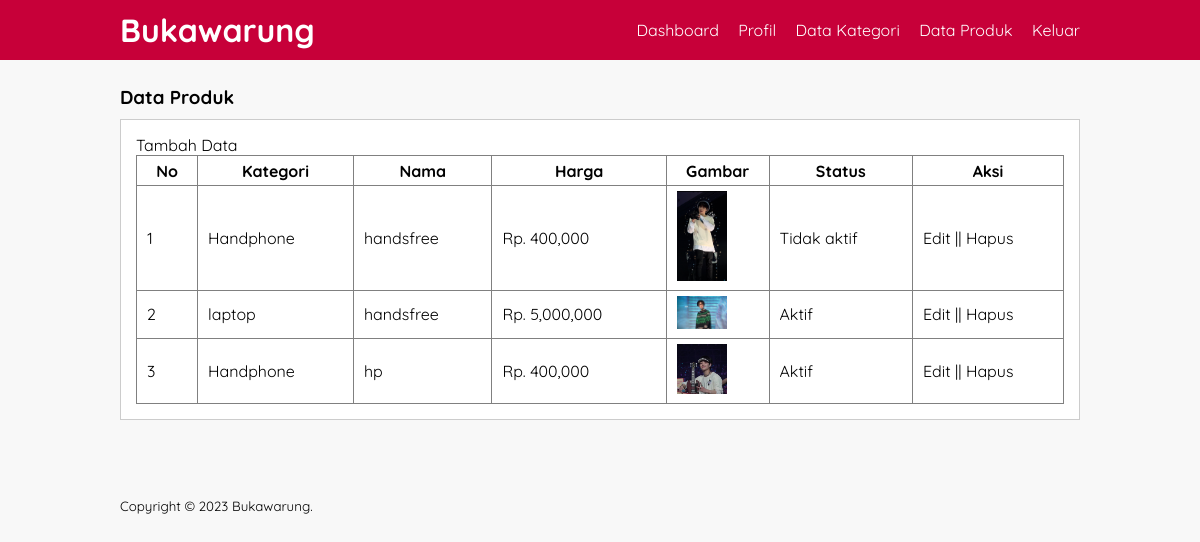
/data_produk.php (signed in), run on the app's committed database.
### tables this page shows
CREATE TABLE IF NOT EXISTS `tb_product` (
  `product_id` int(11) NOT NULL AUTO_INCREMENT,
  `category_id` int(11) NOT NULL,
  `product_name` varchar(100) NOT NULL,
  `product_price` int(20) NOT NULL,
  `product_description` text NOT NULL,
  `product_image` varchar(100) NOT NULL,
  `product_status` tinyint(1) NOT NULL,
  `date_created` timestamp NOT NULL DEFAULT CURRENT_TIMESTAMP,
  PRIMARY KEY (`product_id`),
  KEY `category_id` (`category_id`)
);

CREATE TABLE IF NOT EXISTS `tb_category` (
  `category_id` int(11) NOT NULL AUTO_INCREMENT,
  `category_name` varchar(25) NOT NULL,
  PRIMARY KEY (`category_id`)
);

### data_produk.php (the view, shortened to what this page needs)
<?php
	include 'db.php';
?>
<!DOCTYPE html>
<html>
<head>
	<link rel="stylesheet" type="text/css" href="css/style.css">
</head>
<body>
	<header>
		<div class="container">
			<h1><a href="dashboard.php">Bukawarung</a></h1>
			<ul>
				<li><a href="index.php">Dashboard</a></li>
				<li><a href="profil.php">Profil</a></li>
				<li><a href="data_kategori.php">Data Kategori</a></li>
				<li><a href="data_produk.php">Data Produk</a></li>
				<li><a href="keluar.php">Keluar</a></li>
			</ul>
		</div>
	</header>
	<div class="section">
		<div class="container">
			<h3>Data Produk</h3>
			<div class="box">
				<p><a href="tambah-produk.php">Tambah Data</a></p>
				<table border="1" cellspacing="0" class="table">
					<thead>
						<tr>
							<th width="60px">No</th>
							<th>Kategori</th>
							<th>Nama</th>
							<th>Harga</th>
							<th>Gambar</th>
							<th>Status</th>
							<th width="150px">Aksi</th>
						</tr>
					</thead>
					<tbody>
						<?php
						$no = 1;
						$produk = mysqli_query($conn, "SELECT * FROM tb_product LEFT JOIN tb_category USING (category_id) ORDER BY product_id DESC");
						if(mysqli_num_rows($produk) > 0){
						while($row = mysqli_fetch_array($produk)){
						?>
						<tr>
							<td><?php echo $no++?></td>
							<td><?php echo $row['category_name'] ?></td>
							<td><?php echo $row['product_name'] ?></td>
							<td>Rp. <?php echo number_format($row['product_price']) ?></td>
							<td><a href="produk/<?php echo $row['product_image']?>" target="_blank"><img src="produk/<?php echo $row['product_image'] ?>" width="50px" ><a></td>
							<td><?php echo ($row['product_status'] == 0)? 'Tidak aktif':'Aktif';  ?></td>
							<td>
								<a href="edit-produk.php?id=<?php echo $row['product_id']?> ">Edit</a> || <a href="proses-hapus.php?idp=<?php echo $row['product_id'] ?>" onclick="return confirm('Yakin ingin hapus ?')">Hapus</a>
							</td>
						</tr>
						<?php }}else { ?>
							<tr>
								<td colspan="7">tidak ada data</td>
							</tr>
						<?php } ?>
					</tbody>
				</table>
			</div>
		</div>
	</div>
	<footer>
		<div class="container">
			<small>Copyright &copy; 2023 Bukawarung.</small>
		</div>
	</footer>
</body>
</html>

### css/style.css (style rules this page uses)
* { padding: 0; margin: 0; font-family: 'Quicksand', sans-serif; }
body { background-color: #f8f8f8; }
a { color: inherit; text-decoration: none; }
header { background-color: #c70039; color: #fff; }
header h1 { float: left; padding: 10px 0; }
header ul { float: right; }
header ul li { display: inline-block; }
header ul li a { padding: 20px 0 20px 15px; display: inline-block; }
footer { padding: 25px 0; }
.container { width: 80%; margin: 0 auto; }
.container:after { content: ''; display: block; clear: both; }
.section { padding: 25px 0; }
.box { background-color: #fff; border: 1px solid #ccc; padding: 15px; box-sizing: border-box; margin: 10px 0 25px 0; }
.table { width: 100%; border-collapse: collapse; }
.table tr { height: 30px; }
.table tr td { padding: 5px 10px; }

### data on the page
tb_product: category.category_name "Handphone", product_name "handsfree", product_price "400,000", product_image (picture), product_status "Tidak aktif"
tb_product: category.category_name "laptop", product_name "handsfree", product_price "5,000,000", product_image (picture), product_status "Aktif"
tb_product: category.category_name "Handphone", product_name "hp", product_price "400,000", product_image (picture), product_status "Aktif"
